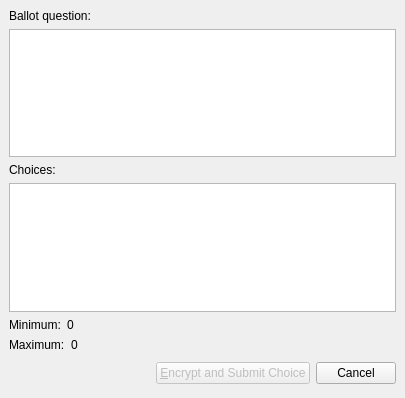
<ui version="4.0" >
 <author></author>
 <comment></comment>
 <exportmacro></exportmacro>
 <class>SelectChoiceDialog</class>
 <widget class="QDialog" name="SelectChoiceDialog" >
  <property name="geometry" >
   <rect>
    <x>0</x>
    <y>0</y>
    <width>405</width>
    <height>398</height>
   </rect>
  </property>
  <property name="windowTitle" >
   <string>Select Choice</string>
  </property>
  <layout class="QGridLayout" >
   <property name="margin" >
    <number>9</number>
   </property>
   <property name="spacing" >
    <number>6</number>
   </property>
   <item row="4" column="0" >
    <layout class="QHBoxLayout" >
     <property name="margin" >
      <number>0</number>
     </property>
     <property name="spacing" >
      <number>6</number>
     </property>
     <item>
      <layout class="QVBoxLayout" >
       <property name="margin" >
        <number>0</number>
       </property>
       <property name="spacing" >
        <number>6</number>
       </property>
       <item>
        <layout class="QHBoxLayout" >
         <property name="margin" >
          <number>0</number>
         </property>
         <property name="spacing" >
          <number>6</number>
         </property>
         <item>
          <widget class="QLabel" name="label_3" >
           <property name="text" >
            <string>Minimum:</string>
           </property>
          </widget>
         </item>
         <item>
          <widget class="QLabel" name="minLabel" >
           <property name="text" >
            <string>0</string>
           </property>
          </widget>
         </item>
        </layout>
       </item>
       <item>
        <layout class="QHBoxLayout" >
         <property name="margin" >
          <number>0</number>
         </property>
         <property name="spacing" >
          <number>6</number>
         </property>
         <item>
          <widget class="QLabel" name="label_5" >
           <property name="text" >
            <string>Maximum:</string>
           </property>
          </widget>
         </item>
         <item>
          <widget class="QLabel" name="maxLabel" >
           <property name="text" >
            <string>0</string>
           </property>
          </widget>
         </item>
        </layout>
       </item>
      </layout>
     </item>
     <item>
      <spacer>
       <property name="orientation" >
        <enum>Qt::Horizontal</enum>
       </property>
       <property name="sizeHint" >
        <size>
         <width>40</width>
         <height>20</height>
        </size>
       </property>
      </spacer>
     </item>
    </layout>
   </item>
   <item row="0" column="0" >
    <widget class="QLabel" name="label" >
     <property name="text" >
      <string>Ballot question:</string>
     </property>
     <property name="textFormat" >
      <enum>Qt::AutoText</enum>
     </property>
    </widget>
   </item>
   <item row="2" column="0" >
    <widget class="QLabel" name="label_2" >
     <property name="text" >
      <string>Choices:</string>
     </property>
    </widget>
   </item>
   <item row="5" column="0" >
    <layout class="QHBoxLayout" >
     <property name="margin" >
      <number>0</number>
     </property>
     <property name="spacing" >
      <number>6</number>
     </property>
     <item>
      <spacer>
       <property name="orientation" >
        <enum>Qt::Horizontal</enum>
       </property>
       <property name="sizeHint" >
        <size>
         <width>131</width>
         <height>31</height>
        </size>
       </property>
      </spacer>
     </item>
     <item>
      <widget class="QPushButton" name="submitPushButton" >
       <property name="enabled" >
        <bool>false</bool>
       </property>
       <property name="text" >
        <string>&amp;Encrypt and Submit Choice</string>
       </property>
      </widget>
     </item>
     <item>
      <widget class="QPushButton" name="cancelButton" >
       <property name="text" >
        <string>Cancel</string>
       </property>
      </widget>
     </item>
    </layout>
   </item>
   <item row="1" column="0" >
    <widget class="QTextBrowser" name="questionTextBrowser" />
   </item>
   <item row="3" column="0" >
    <widget class="QListWidget" name="choicesListWidget" >
     <property name="selectionMode" >
      <enum>QAbstractItemView::MultiSelection</enum>
     </property>
    </widget>
   </item>
  </layout>
 </widget>
 <pixmapfunction></pixmapfunction>
 <resources/>
 <connections>
  <connection>
   <sender>cancelButton</sender>
   <signal>clicked()</signal>
   <receiver>SelectChoiceDialog</receiver>
   <slot>reject()</slot>
   <hints>
    <hint type="sourcelabel" >
     <x>369</x>
     <y>253</y>
    </hint>
    <hint type="destinationlabel" >
     <x>179</x>
     <y>282</y>
    </hint>
   </hints>
  </connection>
 </connections>
</ui>
